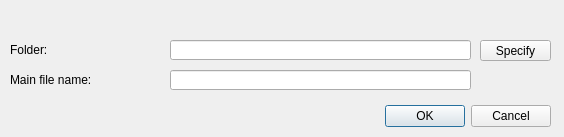
<?xml version="1.0" encoding="UTF-8"?>
<ui version="4.0">
 <class>SpecifyPathToGeneratedCodeDialog</class>
 <widget class="QDialog" name="SpecifyPathToGeneratedCodeDialog">
  <property name="geometry">
   <rect>
    <x>0</x>
    <y>0</y>
    <width>564</width>
    <height>137</height>
   </rect>
  </property>
  <property name="sizePolicy">
   <sizepolicy hsizetype="Fixed" vsizetype="Fixed">
    <horstretch>0</horstretch>
    <verstretch>0</verstretch>
   </sizepolicy>
  </property>
  <property name="windowTitle">
   <string>Dialog</string>
  </property>
  <widget class="QDialogButtonBox" name="buttonBox">
   <property name="geometry">
    <rect>
     <x>210</x>
     <y>100</y>
     <width>341</width>
     <height>32</height>
    </rect>
   </property>
   <property name="orientation">
    <enum>Qt::Horizontal</enum>
   </property>
   <property name="standardButtons">
    <set>QDialogButtonBox::Cancel|QDialogButtonBox::Ok</set>
   </property>
  </widget>
  <widget class="QLabel" name="folderLabel">
   <property name="geometry">
    <rect>
     <x>10</x>
     <y>40</y>
     <width>201</width>
     <height>20</height>
    </rect>
   </property>
   <property name="text">
    <string>Folder:</string>
   </property>
  </widget>
  <widget class="QLabel" name="fileLabel">
   <property name="geometry">
    <rect>
     <x>10</x>
     <y>70</y>
     <width>201</width>
     <height>20</height>
    </rect>
   </property>
   <property name="text">
    <string>Main file name:</string>
   </property>
  </widget>
  <widget class="QLineEdit" name="folderLineEdit">
   <property name="geometry">
    <rect>
     <x>170</x>
     <y>40</y>
     <width>301</width>
     <height>20</height>
    </rect>
   </property>
  </widget>
  <widget class="QLineEdit" name="fileLineEdit">
   <property name="geometry">
    <rect>
     <x>170</x>
     <y>70</y>
     <width>301</width>
     <height>20</height>
    </rect>
   </property>
  </widget>
  <widget class="QPushButton" name="specifyFolderButton">
   <property name="geometry">
    <rect>
     <x>480</x>
     <y>40</y>
     <width>71</width>
     <height>21</height>
    </rect>
   </property>
   <property name="text">
    <string>Specify</string>
   </property>
  </widget>
 </widget>
 <resources/>
 <connections>
  <connection>
   <sender>buttonBox</sender>
   <signal>accepted()</signal>
   <receiver>SpecifyPathToGeneratedCodeDialog</receiver>
   <slot>accept()</slot>
   <hints>
    <hint type="sourcelabel">
     <x>248</x>
     <y>254</y>
    </hint>
    <hint type="destinationlabel">
     <x>157</x>
     <y>274</y>
    </hint>
   </hints>
  </connection>
  <connection>
   <sender>buttonBox</sender>
   <signal>rejected()</signal>
   <receiver>SpecifyPathToGeneratedCodeDialog</receiver>
   <slot>reject()</slot>
   <hints>
    <hint type="sourcelabel">
     <x>316</x>
     <y>260</y>
    </hint>
    <hint type="destinationlabel">
     <x>286</x>
     <y>274</y>
    </hint>
   </hints>
  </connection>
 </connections>
</ui>
